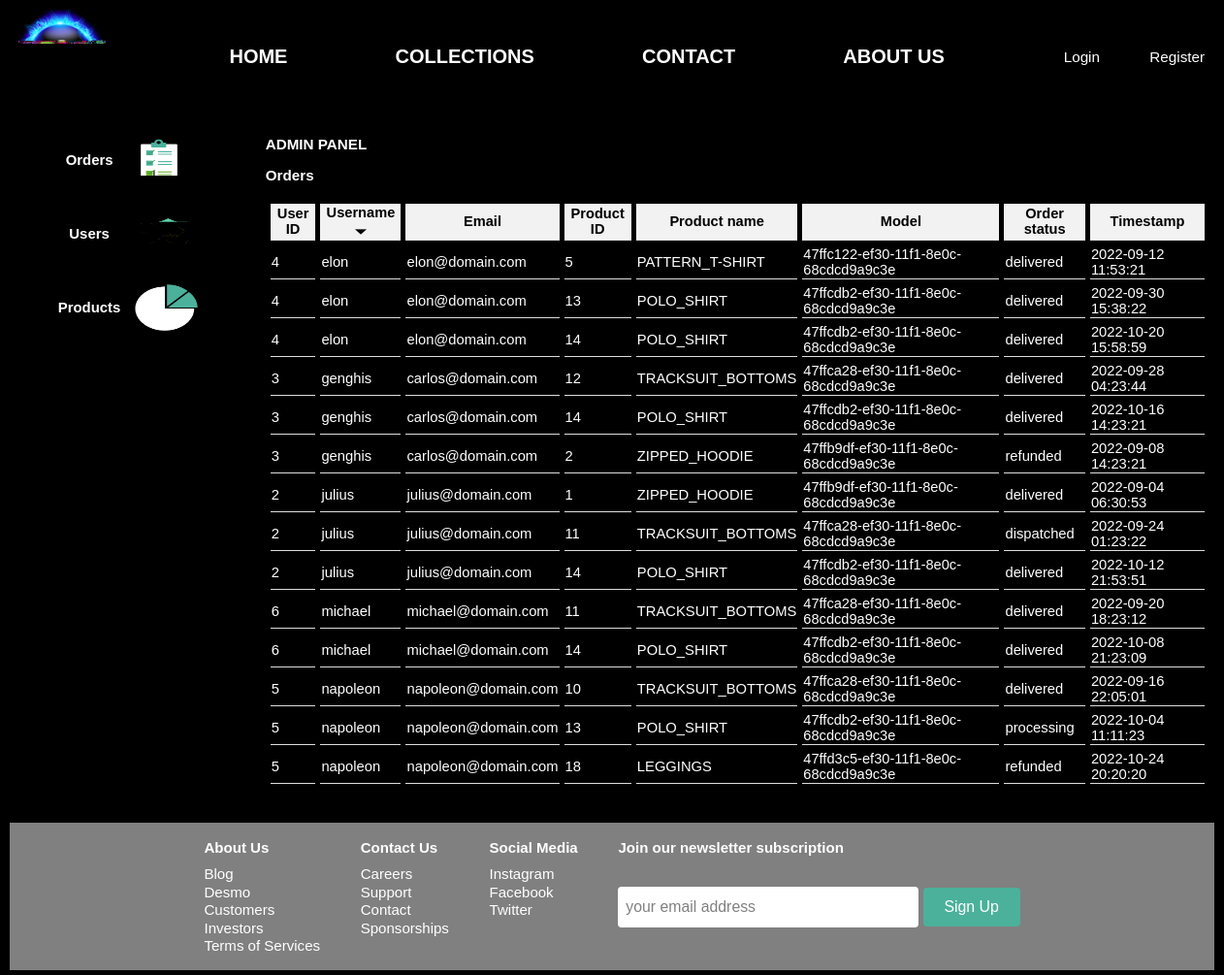
/admin/admin.php?admin_tab=orders&orders_sort=username (signed in), run on the app's committed database.
### tables this page shows
CREATE TABLE orders (
    tid SMALLINT UNSIGNED NOT NULL AUTO_INCREMENT,       
    uid SMALLINT UNSIGNED NOT NULL,
    pid SMALLINT UNSIGNED NOT NULL,
    status VARCHAR(32) DEFAULT "processing",             
    date_time DATETIME DEFAULT NOW(),
    PRIMARY KEY(tid)
);

CREATE TABLE users (
    uid SMALLINT UNSIGNED NOT NULL AUTO_INCREMENT,
    forename VARCHAR(64),
    surname VARCHAR(64),
    username VARCHAR(16) NOT NULL,
    email VARCHAR(64) NOT NULL,
    password TINYTEXT NOT NULL,
    privileges BOOLEAN DEFAULT FALSE,
    banned BOOLEAN DEFAULT FALSE,
    timeout_stamp INT,
    timeout_duration INT,
    PRIMARY KEY(uid)
);

CREATE TABLE products (
    pid SMALLINT UNSIGNED NOT NULL AUTO_INCREMENT,
    model VARCHAR(48) NOT NULL,
    name VARCHAR(128) NOT NULL,
    category VARCHAR(32) NOT NULL,
    color VARCHAR(32),
    size CHAR(3) NOT NULL,                               
    gender CHAR(1) NOT NULL,                             
    price DOUBLE NOT NULL,
    stock INT DEFAULT 0,
    views INT DEFAULT 0,
    bought_all_time BIGINT DEFAULT 0,
    avg_rating DOUBLE DEFAULT 0,
    description TEXT,
    date_time DATETIME DEFAULT NOW(),
    PRIMARY KEY(pid)
);

### admin/scripts/orders.php (the view, shortened to what this page needs)
<?php
    $query = "SELECT orders.uid, users.username, users.email, orders.pid, products.name, products.model, products.size, orders.status, orders.date_time FROM orders INNER JOIN users ON orders.uid = users.uid INNER JOIN products ON orders.pid = products.pid ORDER BY ";
    if(!isset($_GET['orders_sort']))
        $query .=  "orders.date_time DESC";
    else
    {
        switch($_SESSION['admin']['sort_selected'])
        {
            case "username":
                $query .=  "users.username";
                break;
        }
        if(isset($_SESSION['admin']['sort_state']))
        {
            $query .= ($_SESSION['admin']['sort_state'] ? " DESC" : " ASC");
        }
    }
    $sth = $db->prepare($query);
    $sth->execute();
    $orders = $sth->fetchAll();
    echo "<table><tr>";
    $headings = array("User ID", "Username", "Email", "Product ID", "Product name", "Model", "Order status", "Timestamp");
    $columns = array("uid", "username", "email", "pid", "name", "model", "status", "timestamp");
    for($i=0;$i<count($headings);$i++)
    {
        echo "<th><a href=\"admin.php?admin_tab=orders&orders_sort=" . $columns[$i] . "\">" . $headings[$i];
        if(isset($_SESSION['admin']['sort_selected']))
        {
            if($_SESSION['admin']['sort_selected'] == $columns[$i])
            {
                if(isset($_SESSION['admin']['sort_state']))
                {
                    echo "<img class=\"sort-sym\" src=\"img/";
                    echo ($_SESSION['admin']['sort_state'] ? "sorting-arrow-down.png" : "sorting-arrow-up.png");
                    echo "\">";
                }
            }
        }
        echo "</a></th>";
    }
    echo "</tr>";
    foreach($orders as $tmp)
    {
            echo "<td>" . $tmp['uid'] . "</td>";
            echo "<td>" . $tmp['username'] . "</td>";
            echo "<td>" . $tmp['email'] . "</td>";
            echo "<td>" . $tmp['pid'] . "</td>";
            echo "<td>" . $tmp['name'] . "</td>";
            echo "<td><a href=\"/product/product.php?model=" . $tmp['model'] . "&size=" . $tmp['size'] . "\">" . $tmp['model'] . "</a></td>";
            echo "<td>" . $tmp['status'] . "</td>";
            echo "<td>" . $tmp['date_time'] . "</td>";
    }
    echo "</table>";
?>

### admin/admin.css (style rules this page uses)
body { margin: 0px; padding: 0px; }
* { background-color: black; color: white; font-family: sans-serif; font-size: 99%; }
a { color: white; text-decoration: none; }
table { border-spacing: 5px; table-layout: auto; width: 100%; }
th, td { border-bottom: 1px solid #ddd; }
th { background-color: #f2f2f2; color: black; }
th a,img { color: black; text-decoration: none; background-color: transparent; }
.sort-sym { width: 16px; height: 16px; }

### data on the page
orders: uid "4", uid.username "elon", uid.email "elon@domain.com", pid "5", pid.name "PATTERN_T-SHIRT", pid.model "47ffc122-ef30-11f1-8e0c-68cdcd9a9c3e", status "delivered", date_time "2022-09-12 11:53:21"
orders: uid "4", uid.username "elon", uid.email "elon@domain.com", pid "13", pid.name "POLO_SHIRT", pid.model "47ffcdb2-ef30-11f1-8e0c-68cdcd9a9c3e", status "delivered", date_time "2022-09-30 15:38:22"
orders: uid "4", uid.username "elon", uid.email "elon@domain.com", pid "14", pid.name "POLO_SHIRT", pid.model "47ffcdb2-ef30-11f1-8e0c-68cdcd9a9c3e", status "delivered", date_time "2022-10-20 15:58:59"
orders: uid "3", uid.username "genghis", uid.email "carlos@domain.com", pid "12", pid.name "TRACKSUIT_BOTTOMS", pid.model "47ffca28-ef30-11f1-8e0c-68cdcd9a9c3e", status "delivered", date_time "2022-09-28 04:23:44"
orders: uid "3", uid.username "genghis", uid.email "carlos@domain.com", pid "14", pid.name "POLO_SHIRT", pid.model "47ffcdb2-ef30-11f1-8e0c-68cdcd9a9c3e", status "delivered", date_time "2022-10-16 14:23:21"
orders: uid "3", uid.username "genghis", uid.email "carlos@domain.com", pid "2", pid.name "ZIPPED_HOODIE", pid.model "47ffb9df-ef30-11f1-8e0c-68cdcd9a9c3e", status "refunded", date_time "2022-09-08 14:23:21"
orders: uid "2", uid.username "julius", uid.email "julius@domain.com", pid "1", pid.name "ZIPPED_HOODIE", pid.model "47ffb9df-ef30-11f1-8e0c-68cdcd9a9c3e", status "delivered", date_time "2022-09-04 06:30:53"
orders: uid "2", uid.username "julius", uid.email "julius@domain.com", pid "11", pid.name "TRACKSUIT_BOTTOMS", pid.model "47ffca28-ef30-11f1-8e0c-68cdcd9a9c3e", status "dispatched", date_time "2022-09-24 01:23:22"
orders: uid "2", uid.username "julius", uid.email "julius@domain.com", pid "14", pid.name "POLO_SHIRT", pid.model "47ffcdb2-ef30-11f1-8e0c-68cdcd9a9c3e", status "delivered", date_time "2022-10-12 21:53:51"
orders: uid "6", uid.username "michael", uid.email "michael@domain.com", pid "11", pid.name "TRACKSUIT_BOTTOMS", pid.model "47ffca28-ef30-11f1-8e0c-68cdcd9a9c3e", status "delivered", date_time "2022-09-20 18:23:12"
orders: uid "6", uid.username "michael", uid.email "michael@domain.com", pid "14", pid.name "POLO_SHIRT", pid.model "47ffcdb2-ef30-11f1-8e0c-68cdcd9a9c3e", status "delivered", date_time "2022-10-08 21:23:09"
orders: uid "5", uid.username "napoleon", uid.email "napoleon@domain.com", pid "10", pid.name "TRACKSUIT_BOTTOMS", pid.model "47ffca28-ef30-11f1-8e0c-68cdcd9a9c3e", status "delivered", date_time "2022-09-16 22:05:01"
orders: uid "5", uid.username "napoleon", uid.email "napoleon@domain.com", pid "13", pid.name "POLO_SHIRT", pid.model "47ffcdb2-ef30-11f1-8e0c-68cdcd9a9c3e", status "processing", date_time "2022-10-04 11:11:23"
orders: uid "5", uid.username "napoleon", uid.email "napoleon@domain.com", pid "18", pid.name "LEGGINGS", pid.model "47ffd3c5-ef30-11f1-8e0c-68cdcd9a9c3e", status "refunded", date_time "2022-10-24 20:20:20"

### other printed values
$_SESSION['admin']['tab_selected'] "Orders"
$headings[$i] "User ID"
$headings[$i] "Username"
$headings[$i] "Email"
$headings[$i] "Product ID"
$headings[$i] "Product name"
$headings[$i] "Model"
$headings[$i] "Order status"
$headings[$i] "Timestamp"
